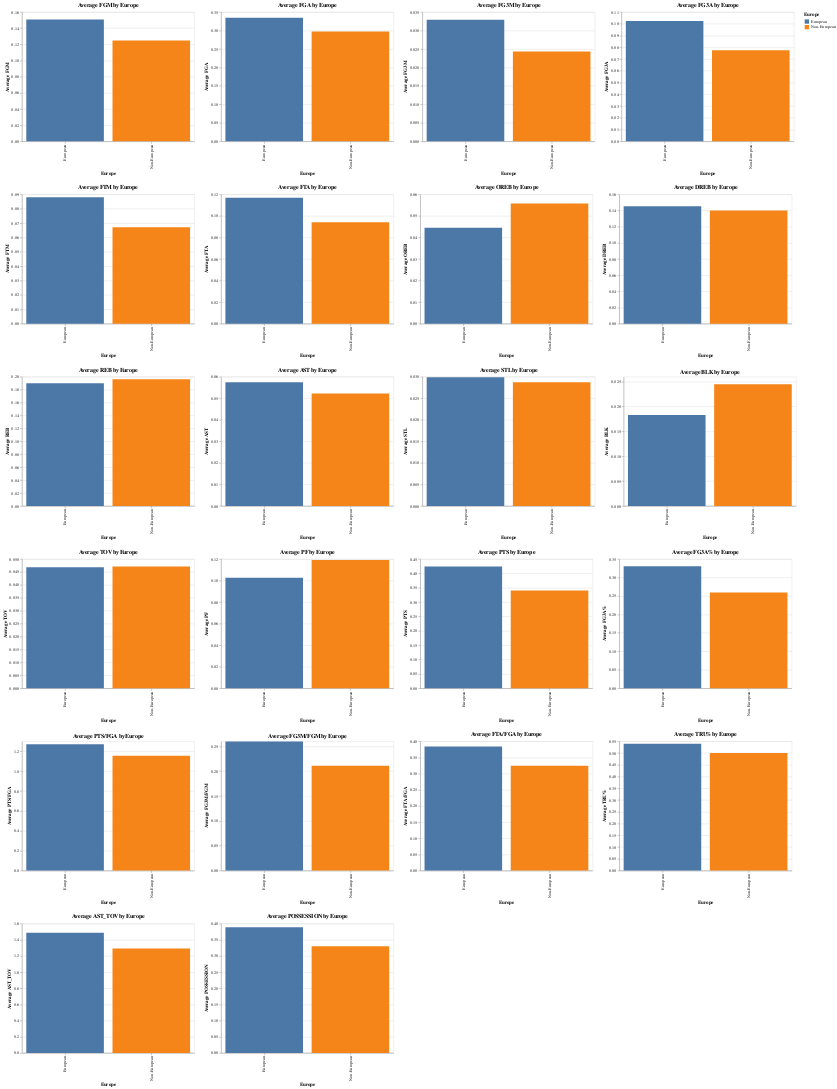

The notebook cell this image was saved under:
### Code cell
import altair as alt
import pandas as pd
import altair_saver


# Annahme: Sie haben zwei DataFrames: data_per_min_europe_regular und data_per_min_usa_regular

# Fügen Sie eine neue Spalte hinzu, um anzuzeigen, ob der Spieler Europäer ist oder nicht
europe_F_playoffs['Europe'] = 'European'
non_europe_F_playoffs['Europe'] = 'Non-European'

# Kombinieren Sie die beiden DataFrames
combined_df = pd.concat([europe_F_playoffs, non_europe_F_playoffs])

# Liste der Metriken, die geplottet werden sollen
metrics = ['FGM', 'FGA', 'FG3M', 'FG3A', 'FTM', 'FTA', 
           'OREB', 'DREB', 'REB', 'AST', 'STL', 'BLK', 'TOV', 
           'PF', 'PTS', 'FG3A%', 'PTS/FGA', 'FG3M/FGM', 'FTA/FGA', 
           'TRU%', 'AST_TOV', 'POSSESSION']

# Liste zum Speichern der Diagramme
charts = []

# Einen Bruchteil des kombinierten DataFrame auswählen
sampled_df = combined_df.sample(frac=0.5)  # Passen Sie den Bruchteil bei Bedarf an

# Für jede Metrik ein gruppiertes Balkendiagramm erstellen und die Diagramme in eine Liste speichern
for metric in metrics:
    chart = alt.Chart(sampled_df).mark_bar().encode(
        x=alt.X('Europe:N', title='Europe'),
        y=alt.Y(f'mean({metric}):Q', title=f'Average {metric}'),
        color=alt.Color('Europe:N', legend=alt.Legend(title='Europe'))
    ).properties(
        title=f'Average {metric} by Europe',
        width=400,
        height=300
    )
    charts.append(chart)

# Diagramme in sechs Zeilen stapeln
alt_row = alt.vconcat(*[alt.hconcat(*charts[i:i+4]) for i in range(0, len(charts), 4)])

# Die Diagramme anzeigen
alt_row

### Figure 1 — Vega-Lite specification as saved in the notebook (floating-point values rounded to 4 significant figures; data arrays with more than 128 entries replaced by an {"elided": "..."} marker saying what was removed)
{"config": {"view": {"continuousWidth": 300, "continuousHeight": 300}}, "vconcat": [{"hconcat": [{"mark": {"type": "bar"}, "encoding": {"color": {"field": "Europe", "legend": {"title": "Europe"}, "type": "nominal"}, "x": {"field": "Europe", "title": "Europe", "type": "nominal"}, "y": {"aggregate": "mean", "field": "FGM", "title": "Average FGM", "type": "quantitative"}}, "height": 300, "title": "Average FGM by Europe", "width": 400}, {"mark": {"type": "bar"}, "encoding": {"color": {"field": "Europe", "legend": {"title": "Europe"}, "type": "nominal"}, "x": {"field": "Europe", "title": "Europe", "type": "nominal"}, "y": {"aggregate": "mean", "field": "FGA", "title": "Average FGA", "type": "quantitative"}}, "height": 300, "title": "Average FGA by Europe", "width": 400}, {"mark": {"type": "bar"}, "encoding": {"color": {"field": "Europe", "legend": {"title": "Europe"}, "type": "nominal"}, "x": {"field": "Europe", "title": "Europe", "type": "nominal"}, "y": {"aggregate": "mean", "field": "FG3M", "title": "Average FG3M", "type": "quantitative"}}, "height": 300, "title": "Average FG3M by Europe", "width": 400}, {"mark": {"type": "bar"}, "encoding": {"color": {"field": "Europe", "legend": {"title": "Europe"}, "type": "nominal"}, "x": {"field": "Europe", "title": "Europe", "type": "nominal"}, "y": {"aggregate": "mean", "field": "FG3A", "title": "Average FG3A", "type": "quantitative"}}, "height": 300, "title": "Average FG3A by Europe", "width": 400}]}, {"hconcat": [{"mark": {"type": "bar"}, "encoding": {"color": {"field": "Europe", "legend": {"title": "Europe"}, "type": "nominal"}, "x": {"field": "Europe", "title": "Europe", "type": "nominal"}, "y": {"aggregate": "mean", "field": "FTM", "title": "Average FTM", "type": "quantitative"}}, "height": 300, "title": "Average FTM by Europe", "width": 400}, {"mark": {"type": "bar"}, "encoding": {"color": {"field": "Europe", "legend": {"title": "Europe"}, "type": "nominal"}, "x": {"field": "Europe", "title": "Europe", "type": "nominal"}, "y": {"aggregate": "mean", "field": "FTA", "title": "Average FTA", "type": "quantitative"}}, "height": 300, "title": "Average FTA by Europe", "width": 400}, {"mark": {"type": "bar"}, "encoding": {"color": {"field": "Europe", "legend": {"title": "Europe"}, "type": "nominal"}, "x": {"field": "Europe", "title": "Europe", "type": "nominal"}, "y": {"aggregate": "mean", "field": "OREB", "title": "Average OREB", "type": "quantitative"}}, "height": 300, "title": "Average OREB by Europe", "width": 400}, {"mark": {"type": "bar"}, "encoding": {"color": {"field": "Europe", "legend": {"title": "Europe"}, "type": "nominal"}, "x": {"field": "Europe", "title": "Europe", "type": "nominal"}, "y": {"aggregate": "mean", "field": "DREB", "title": "Average DREB", "type": "quantitative"}}, "height": 300, "title": "Average DREB by Europe", "width": 400}]}, {"hconcat": [{"mark": {"type": "bar"}, "encoding": {"color": {"field": "Europe", "legend": {"title": "Europe"}, "type": "nominal"}, "x": {"field": "Europe", "title": "Europe", "type": "nominal"}, "y": {"aggregate": "mean", "field": "REB", "title": "Average REB", "type": "quantitative"}}, "height": 300, "title": "Average REB by Europe", "width": 400}, {"mark": {"type": "bar"}, "encoding": {"color": {"field": "Europe", "legend": {"title": "Europe"}, "type": "nominal"}, "x": {"field": "Europe", "title": "Europe", "type": "nominal"}, "y": {"aggregate": "mean", "field": "AST", "title": "Average AST", "type": "quantitative"}}, "height": 300, "title": "Average AST by Europe", "width": 400}, {"mark": {"type": "bar"}, "encoding": {"color": {"field": "Europe", "legend": {"title": "Europe"}, "type": "nominal"}, "x": {"field": "Europe", "title": "Europe", "type": "nominal"}, "y": {"aggregate": "mean", "field": "STL", "title": "Average STL", "type": "quantitative"}}, "height": 300, "title": "Average STL by Europe", "width": 400}, {"mark": {"type": "bar"}, "encoding": {"color": {"field": "Europe", "legend": {"title": "Europe"}, "type": "nominal"}, "x": {"field": "Europe", "title": "Europe", "type": "nominal"}, "y": {"aggregate": "mean", "field": "BLK", "title": "Average BLK", "type": "quantitative"}}, "height": 300, "title": "Average BLK by Europe", "width": 400}]}, {"hconcat": [{"mark": {"type": "bar"}, "encoding": {"color": {"field": "Europe", "legend": {"title": "Europe"}, "type": "nominal"}, "x": {"field": "Europe", "title": "Europe", "type": "nominal"}, "y": {"aggregate": "mean", "field": "TOV", "title": "Average TOV", "type": "quantitative"}}, "height": 300, "title": "Average TOV by Europe", "width": 400}, {"mark": {"type": "bar"}, "encoding": {"color": {"field": "Europe", "legend": {"title": "Europe"}, "type": "nominal"}, "x": {"field": "Europe", "title": "Europe", "type": "nominal"}, "y": {"aggregate": "mean", "field": "PF", "title": "Average PF", "type": "quantitative"}}, "height": 300, "title": "Average PF by Europe", "width": 400}, {"mark": {"type": "bar"}, "encoding": {"color": {"field": "Europe", "legend": {"title": "Europe"}, "type": "nominal"}, "x": {"field": "Europe", "title": "Europe", "type": "nominal"}, "y": {"aggregate": "mean", "field": "PTS", "title": "Average PTS", "type": "quantitative"}}, "height": 300, "title": "Average PTS by Europe", "width": 400}, {"mark": {"type": "bar"}, "encoding": {"color": {"field": "Europe", "legend": {"title": "Europe"}, "type": "nominal"}, "x": {"field": "Europe", "title": "Europe", "type": "nominal"}, "y": {"aggregate": "mean", "field": "FG3A%", "title": "Average FG3A%", "type": "quantitative"}}, "height": 300, "title": "Average FG3A% by Europe", "width": 400}]}, {"hconcat": [{"mark": {"type": "bar"}, "encoding": {"color": {"field": "Europe", "legend": {"title": "Europe"}, "type": "nominal"}, "x": {"field": "Europe", "title": "Europe", "type": "nominal"}, "y": {"aggregate": "mean", "field": "PTS/FGA", "title": "Average PTS/FGA", "type": "quantitative"}}, "height": 300, "title": "Average PTS/FGA by Europe", "width": 400}, {"mark": {"type": "bar"}, "encoding": {"color": {"field": "Europe", "legend": {"title": "Europe"}, "type": "nominal"}, "x": {"field": "Europe", "title": "Europe", "type": "nominal"}, "y": {"aggregate": "mean", "field": "FG3M/FGM", "title": "Average FG3M/FGM", "type": "quantitative"}}, "height": 300, "title": "Average FG3M/FGM by Europe", "width": 400}, {"mark": {"type": "bar"}, "encoding": {"color": {"field": "Europe", "legend": {"title": "Europe"}, "type": "nominal"}, "x": {"field": "Europe", "title": "Europe", "type": "nominal"}, "y": {"aggregate": "mean", "field": "FTA/FGA", "title": "Average FTA/FGA", "type": "quantitative"}}, "height": 300, "title": "Average FTA/FGA by Europe", "width": 400}, {"mark": {"type": "bar"}, "encoding": {"color": {"field": "Europe", "legend": {"title": "Europe"}, "type": "nominal"}, "x": {"field": "Europe", "title": "Europe", "type": "nominal"}, "y": {"aggregate": "mean", "field": "TRU%", "title": "Average TRU%", "type": "quantitative"}}, "height": 300, "title": "Average TRU% by Europe", "width": 400}]}, {"hconcat": [{"mark": {"type": "bar"}, "encoding": {"color": {"field": "Europe", "legend": {"title": "Europe"}, "type": "nominal"}, "x": {"field": "Europe", "title": "Europe", "type": "nominal"}, "y": {"aggregate": "mean", "field": "AST_TOV", "title": "Average AST_TOV", "type": "quantitative"}}, "height": 300, "title": "Average AST_TOV by Europe", "width": 400}, {"mark": {"type": "bar"}, "encoding": {"color": {"field": "Europe", "legend": {"title": "Europe"}, "type": "nominal"}, "x": {"field": "Europe", "title": "Europe", "type": "nominal"}, "y": {"aggregate": "mean", "field": "POSSESSION", "title": "Average POSSESSION", "type": "quantitative"}}, "height": 300, "title": "Average POSSESSION by Europe", "width": 400}]}], "data": {"name": "data-54ed1a5bdd536fcb9e17b84caf5c4a81"}, "$schema": "https://vega.github.io/schema/vega-lite/v5.8.0.json", "datasets": {"data-54ed1a5bdd536fcb9e17b84caf5c4a81": {"elided": "1046 records"}}}
